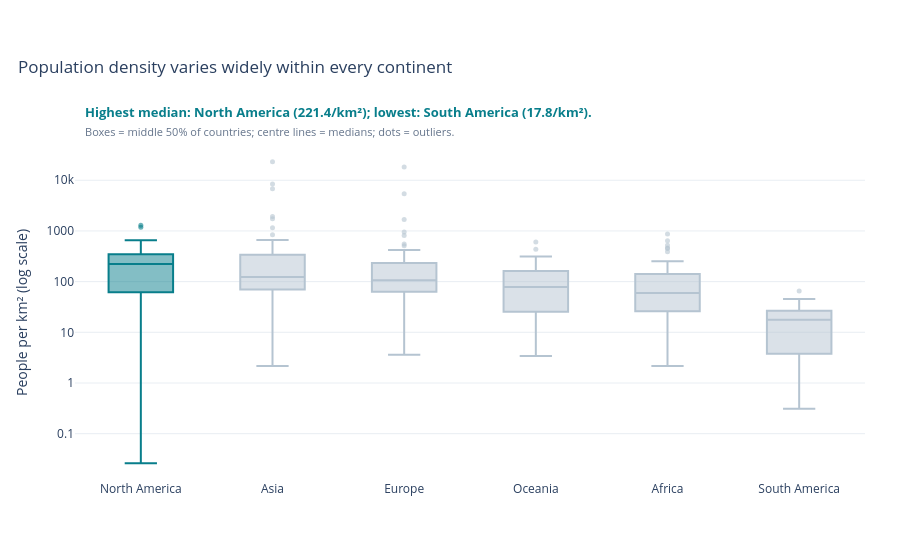

The notebook cell this image was saved under:
### Markdown cell above
**Chart choice & justification:** Box plots show the median, interquartile range and outliers, which averages conceal. A logarithmic density axis keeps highly crowded territories from compressing the other distributions; the title and hover values explain what is compared (Lecture 5).

**What the chart shows:** Population density is very different across countries, even within the same continent. In this dataset, North America has the highest median country or territory density, at about 221 people per km², while South America has the lowest, at about 18. Some very densely populated places are far above the typical values. A box plot is useful here because it shows the median, spread and outliers instead of hiding the differences behind one average.

### Code cell
# The key finding is shown through the title, labels and annotations.
# Q4 — Lecture 5: compare distributions, medians, spread and outliers
medians = df.groupby('Continent')['Density'].median().sort_values(ascending=False)
fig = px.box(df, x='Continent', y='Density', color='Continent', points='outliers',
             category_orders={'Continent':medians.index.tolist()},
             color_discrete_map={c:('#087E8B' if c==medians.index[0] else '#B5C4D1') for c in medians.index},
             log_y=True, template='plotly_white',
             title='Population density varies widely within every continent',
             labels={'Density':'People per km² (log scale)'},hover_name='Country')
fig.update_traces(boxmean=False,marker=dict(size=5,opacity=.6))
fig.update_layout(showlegend=False,height=550,title_x=.02,xaxis_title='',
                  yaxis_title='People per km² (log scale)',margin=dict(l=75,r=35,t=85,b=70))
fig.update_xaxes(showgrid=False)
fig.update_yaxes(showgrid=True,gridcolor='#E9EEF3')



fig.add_annotation(x=.01,y=1.13,xref='paper',yref='paper',showarrow=False,xanchor='left',
                   text=f'<b>Highest median: {medians.index[0]} ({medians.iloc[0]:,.1f}/km²); lowest: {medians.index[-1]} ({medians.iloc[-1]:,.1f}/km²).</b>',
                   font=dict(size=13,color='#087E8B'))
fig.add_annotation(x=.01,y=1.07,xref='paper',yref='paper',showarrow=False,xanchor='left',
                   text='Boxes = middle 50% of countries; centre lines = medians; dots = outliers.',
                   font=dict(size=11,color='#64748B'))
fig.update_layout(margin=dict(l=75,r=35,t=145,b=70))
fig.show()

### Figure 1 — Plotly figure (JSON) as saved in the notebook; plotly's stock layout.template omitted (floating-point values rounded to 4 significant figures)
{"data": [{"alignmentgroup": "True", "boxmean": false, "boxpoints": "outliers", "hovertemplate": "<b>%{hovertext}</b><br><br>Continent=%{x}<br>People per km² (log scale)=%{y}<extra></extra>", "hovertext": ["Anguilla", "Antigua and Barbuda", "Aruba", "Bahamas", "Barbados", "Belize", "Bermuda", "British Virgin Islands", "Canada", "Cayman Islands", "Costa Rica", "Cuba", "Curacao", "Dominica", "Dominican Republic", "El Salvador", "Greenland", "Grenada", "Guadeloupe", "Guatemala", "Haiti", "Honduras", "Jamaica", "Martinique", "Mexico", "Montserrat", "Nicaragua", "Panama", "Puerto Rico", "Saint Barthelemy", "Saint Kitts and Nevis", "Saint Lucia", "Saint Martin", "Saint Pierre and Miquelon", "Saint Vincent and the Grenadines", "Sint Maarten", "Trinidad and Tobago", "Turks and Caicos Islands", "United States", "United States Virgin Islands"], "legendgroup": "North America", "marker": {"color": "#087E8B", "opacity": 0.6, "size": 5}, "name": "North America", "notched": false, "offsetgroup": "North America", "orientation": "v", "showlegend": true, "type": "box", "x": ["North America", "North America", "North America", "North America", "North America", "North America", "North America", "North America", "North America", "North America", "North America", "North America", "North America", "North America", "North America", "North America", "North America", "North America", "North America", "North America", "North America", "North America", "North America", "North America", "North America", "North America", "North America", "North America", "North America", "North America", "North America", "North America", "North America", "North America", "North America", "North America", "North America", "North America", "North America", "North America"], "x0": " ", "xaxis": "x", "y": [174.3, 212.1, 591.4, 29.4, 655.0, 17.65, 1189.0, 207.3, 3.851, 260.2, 101.4, 102.0, 430.5, 96.85, 230.7, 301.1, 0.0261, 364.6, 243.1, 163.9, 417.5, 92.74, 257.2, 325.8, 64.91, 43.04, 53.3, 58.46, 366.7, 522.2, 182.6, 292.0, 599.8, 24.22, 267.2, 1299.0, 298.4, 48.21, 36.09, 286.6], "y0": " ", "yaxis": "y"}, {"alignmentgroup": "True", "boxmean": false, "boxpoints": "outliers", "hovertemplate": "<b>%{hovertext}</b><br><br>Continent=%{x}<br>People per km² (log scale)=%{y}<extra></extra>", "hovertext": ["Afghanistan", "Armenia", "Azerbaijan", "Bahrain", "Bangladesh", "Bhutan", "Brunei", "Cambodia", "China", "Georgia", "Hong Kong", "India", "Indonesia", "Iran", "Iraq", "Israel", "Japan", "Jordan", "Kazakhstan", "Kuwait", "Kyrgyzstan", "Laos", "Lebanon", "Macau", "Malaysia", "Maldives", "Mongolia", "Myanmar", "Nepal", "North Korea", "Oman", "Pakistan", "Palestine", "Philippines", "Qatar", "Saudi Arabia", "Singapore", "South Korea", "Sri Lanka", "Syria", "Taiwan", "Tajikistan", "Thailand", "Timor-Leste", "Turkey", "Turkmenistan", "United Arab Emirates", "Uzbekistan", "Vietnam", "Yemen"], "legendgroup": "Asia", "marker": {"color": "#B5C4D1", "opacity": 0.6, "size": 5}, "name": "Asia", "notched": false, "offsetgroup": "Asia", "orientation": "v", "showlegend": true, "type": "box", "x": ["Asia", "Asia", "Asia", "Asia", "Asia", "Asia", "Asia", "Asia", "Asia", "Asia", "Asia", "Asia", "Asia", "Asia", "Asia", "Asia", "Asia", "Asia", "Asia", "Asia", "Asia", "Asia", "Asia", "Asia", "Asia", "Asia", "Asia", "Asia", "Asia", "Asia", "Asia", "Asia", "Asia", "Asia", "Asia", "Asia", "Asia", "Asia", "Asia", "Asia", "Asia", "Asia", "Asia", "Asia", "Asia", "Asia", "Asia", "Asia", "Asia", "Asia"], "x0": " ", "xaxis": "x", "y": [63.06, 93.48, 119.6, 1924.0, 1160.0, 20.38, 77.88, 92.62, 146.9, 53.72, 6783.0, 431.1, 144.7, 53.73, 101.5, 435.2, 328.0, 126.3, 7.119, 239.6, 33.16, 31.8, 525.2, 23170.0, 102.6, 1746.0, 2.173, 80.08, 207.6, 216.3, 14.79, 267.4, 844.1, 337.5, 232.6, 16.94, 8416.0, 517.1, 332.8, 119.5, 660.2, 69.55, 139.7, 90.18, 108.9, 13.18, 112.9, 77.4, 296.4, 63.82], "y0": " ", "yaxis": "y"}, {"alignmentgroup": "True", "boxmean": false, "boxpoints": "outliers", "hovertemplate": "<b>%{hovertext}</b><br><br>Continent=%{x}<br>People per km² (log scale)=%{y}<extra></extra>", "hovertext": ["Albania", "Andorra", "Austria", "Belarus", "Belgium", "Bosnia and Herzegovina", "Bulgaria", "Croatia", "Cyprus", "Czech Republic", "Denmark", "Estonia", "Faroe Islands", "Finland", "France", "Germany", "Gibraltar", "Greece", "Guernsey", "Hungary", "Iceland", "Ireland", "Isle of Man", "Italy", "Jersey", "Latvia", "Liechtenstein", "Lithuania", "Luxembourg", "Malta", "Moldova", "Monaco", "Montenegro", "Netherlands", "North Macedonia", "Norway", "Poland", "Portugal", "Romania", "Russia", "San Marino", "Serbia", "Slovakia", "Slovenia", "Spain", "Sweden", "Switzerland", "Ukraine", "United Kingdom", "Vatican City"], "legendgroup": "Europe", "marker": {"color": "#B5C4D1", "opacity": 0.6, "size": 5}, "name": "Europe", "notched": false, "offsetgroup": "Europe", "orientation": "v", "showlegend": true, "type": "box", "x": ["Europe", "Europe", "Europe", "Europe", "Europe", "Europe", "Europe", "Europe", "Europe", "Europe", "Europe", "Europe", "Europe", "Europe", "Europe", "Europe", "Europe", "Europe", "Europe", "Europe", "Europe", "Europe", "Europe", "Europe", "Europe", "Europe", "Europe", "Europe", "Europe", "Europe", "Europe", "Europe", "Europe", "Europe", "Europe", "Europe", "Europe", "Europe", "Europe", "Europe", "Europe", "Europe", "Europe", "Europe", "Europe", "Europe", "Europe", "Europe", "Europe", "Europe"], "x0": " ", "xaxis": "x", "y": [98.87, 170.6, 106.6, 45.93, 381.8, 63.14, 61.17, 71.22, 135.3, 133.1, 136.5, 29.32, 38.11, 16.37, 117.1, 233.5, 5442.0, 78.68, 811.6, 107.1, 3.62, 71.48, 147.8, 195.9, 955.0, 28.67, 245.8, 42.11, 250.4, 1688.0, 96.7, 18230.0, 45.4, 419.7, 81.42, 16.78, 127.5, 111.5, 82.47, 8.464, 551.8, 81.73, 115.1, 104.6, 93.99, 23.43, 211.7, 65.79, 277.9, 510], "y0": " ", "yaxis": "y"}, {"alignmentgroup": "True", "boxmean": false, "boxpoints": "outliers", "hovertemplate": "<b>%{hovertext}</b><br><br>Continent=%{x}<br>People per km² (log scale)=%{y}<extra></extra>", "hovertext": ["American Samoa", "Australia", "Cook Islands", "Fiji", "French Polynesia", "Guam", "Kiribati", "Marshall Islands", "Micronesia", "Nauru", "New Caledonia", "New Zealand", "Niue", "Northern Mariana Islands", "Palau", "Papua New Guinea", "Samoa", "Solomon Islands", "Tokelau", "Tonga", "Tuvalu", "Vanuatu", "Wallis and Futuna"], "legendgroup": "Oceania", "marker": {"color": "#B5C4D1", "opacity": 0.6, "size": 5}, "name": "Oceania", "notched": false, "offsetgroup": "Oceania", "orientation": "v", "showlegend": true, "type": "box", "x": ["Oceania", "Oceania", "Oceania", "Oceania", "Oceania", "Oceania", "Oceania", "Oceania", "Oceania", "Oceania", "Oceania", "Oceania", "Oceania", "Oceania", "Oceania", "Oceania", "Oceania", "Oceania", "Oceania", "Oceania", "Oceania", "Oceania", "Oceania"], "x0": " ", "xaxis": "x", "y": [222.5, 3.403, 72.08, 50.88, 73.5, 312.9, 161.8, 229.7, 162.6, 603.2, 15.61, 19.17, 7.439, 106.8, 39.34, 21.91, 78.25, 25.06, 155.9, 143.0, 435.1, 26.81, 81.49], "y0": " ", "yaxis": "y"}, {"alignmentgroup": "True", "boxmean": false, "boxpoints": "outliers", "hovertemplate": "<b>%{hovertext}</b><br><br>Continent=%{x}<br>People per km² (log scale)=%{y}<extra></extra>", "hovertext": ["Algeria", "Angola", "Benin", "Botswana", "Burkina Faso", "Burundi", "Cameroon", "Cape Verde", "Central African Republic", "Chad", "Comoros", "Djibouti", "DR Congo", "Egypt", "Equatorial Guinea", "Eritrea", "Eswatini", "Ethiopia", "Gabon", "Gambia", "Ghana", "Guinea", "Guinea-Bissau", "Ivory Coast", "Kenya", "Lesotho", "Liberia", "Libya", "Madagascar", "Malawi", "Mali", "Mauritania", "Mauritius", "Mayotte", "Morocco", "Mozambique", "Namibia", "Niger", "Nigeria", "Republic of the Congo", "Reunion", "Rwanda", "Sao Tome and Principe", "Senegal", "Seychelles", "Sierra Leone", "Somalia", "South Africa", "South Sudan", "Sudan", "Tanzania", "Togo", "Tunisia", "Uganda", "Western Sahara", "Zambia", "Zimbabwe"], "legendgroup": "Africa", "marker": {"color": "#B5C4D1", "opacity": 0.6, "size": 5}, "name": "Africa", "notched": false, "offsetgroup": "Africa", "orientation": "v", "showlegend": true, "type": "box", "x": ["Africa", "Africa", "Africa", "Africa", "Africa", "Africa", "Africa", "Africa", "Africa", "Africa", "Africa", "Africa", "Africa", "Africa", "Africa", "Africa", "Africa", "Africa", "Africa", "Africa", "Africa", "Africa", "Africa", "Africa", "Africa", "Africa", "Africa", "Africa", "Africa", "Africa", "Africa", "Africa", "Africa", "Africa", "Africa", "Africa", "Africa", "Africa", "Africa", "Africa", "Africa", "Africa", "Africa", "Africa", "Africa", "Africa", "Africa", "Africa", "Africa", "Africa", "Africa", "Africa", "Africa", "Africa", "Africa", "Africa", "Africa"], "x0": " ", "xaxis": "x", "y": [18.85, 28.55, 118.6, 4.519, 83.06, 463.1, 58.71, 147.1, 8.956, 13.8, 449.4, 48.31, 42.22, 110.7, 59.71, 31.33, 69.2, 111.7, 8.925, 253.2, 140.3, 56.37, 58.29, 87.33, 93.09, 75.96, 47.61, 3.872, 50.44, 172.2, 18.22, 4.595, 637.0, 871.9, 83.88, 41.13, 3.109, 20.69, 236.6, 17.46, 387.9, 523.1, 235.9, 88.03, 237.0, 120.0, 27.6, 49.05, 17.61, 24.85, 69.3, 155.8, 75.52, 195.6, 2.165, 26.6, 41.77], "y0": " ", "yaxis": "y"}, {"alignmentgroup": "True", "boxmean": false, "boxpoints": "outliers", "hovertemplate": "<b>%{hovertext}</b><br><br>Continent=%{x}<br>People per km² (log scale)=%{y}<extra></extra>", "hovertext": ["Argentina", "Bolivia", "Brazil", "Chile", "Colombia", "Ecuador", "Falkland Islands", "French Guiana", "Guyana", "Paraguay", "Peru", "Suriname", "Uruguay", "Venezuela"], "legendgroup": "South America", "marker": {"color": "#B5C4D1", "opacity": 0.6, "size": 5}, "name": "South America", "notched": false, "offsetgroup": "South America", "orientation": "v", "showlegend": true, "type": "box", "x": ["South America", "South America", "South America", "South America", "South America", "South America", "South America", "South America", "South America", "South America", "South America", "South America", "South America", "South America"], "x0": " ", "xaxis": "x", "y": [16.37, 11.13, 25.28, 25.93, 45.43, 65.02, 0.3105, 3.646, 3.762, 16.67, 26.49, 3.773, 18.91, 30.88], "y0": " ", "yaxis": "y"}], "layout": {"annotations": [{"font": {"color": "#087E8B", "size": 13}, "showarrow": false, "text": "<b>Highest median: North America (221.4/km²); lowest: South America (17.8/km²).</b>", "x": 0.01, "xanchor": "left", "xref": "paper", "y": 1.13, "yref": "paper"}, {"font": {"color": "#64748B", "size": 11}, "showarrow": false, "text": "Boxes = middle 50% of countries; centre lines = medians; dots = outliers.", "x": 0.01, "xanchor": "left", "xref": "paper", "y": 1.07, "yref": "paper"}], "boxmode": "overlay", "height": 550, "legend": {"title": {"text": "Continent"}, "tracegroupgap": 0}, "margin": {"b": 70, "l": 75, "r": 35, "t": 145}, "showlegend": false, "title": {"text": "Population density varies widely within every continent", "x": 0.02}, "xaxis": {"anchor": "y", "categoryarray": ["North America", "Asia", "Europe", "Oceania", "Africa", "South America"], "categoryorder": "array", "domain": [0, 1], "showgrid": false, "title": {"text": ""}}, "yaxis": {"anchor": "x", "domain": [0, 1], "gridcolor": "#E9EEF3", "showgrid": true, "title": {"text": "People per km² (log scale)"}, "type": "log"}}}
